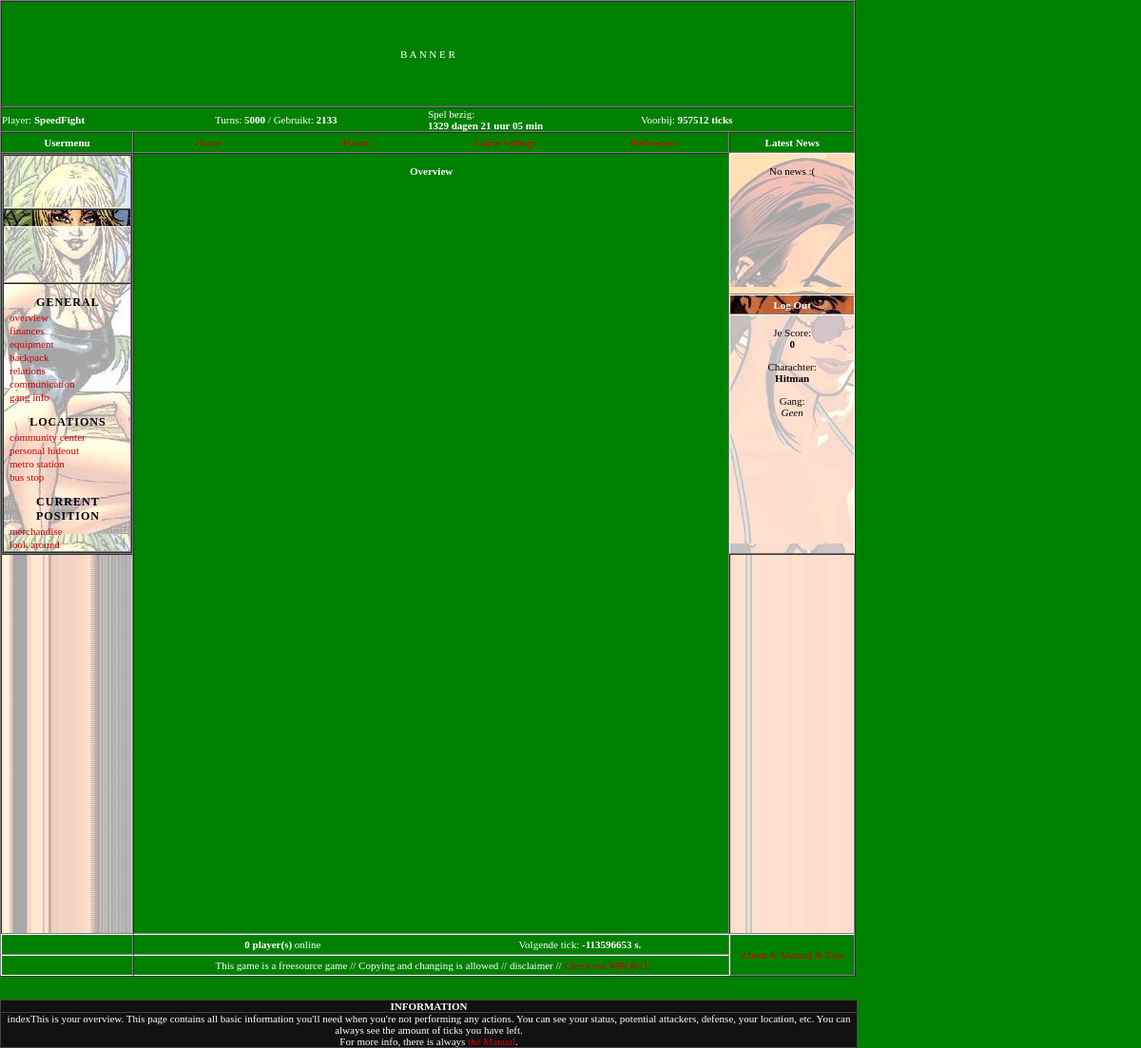
/index.php (signed in), run on the app's committed database.
### tables this page shows
CREATE TABLE `users` (
  `id` int(11) unsigned NOT NULL auto_increment,
  `username` varchar(20) NOT NULL,
  `password` varchar(32) NOT NULL,
  `email` varchar(255) default NULL,
  `activationcode` varchar(32) NOT NULL,
  `charachter_id` int(11) unsigned NOT NULL,
  `charachtername` varchar(30) NOT NULL,
  `gang_id` int(11) unsigned default NULL,
  `turns_left` int(11) unsigned NOT NULL default '0',
  `turns_used` int(11) unsigned NOT NULL default '0',
  `telefoonnummer` int(11) unsigned default NULL,
  `cash` int(11) unsigned NOT NULL default '0',
  `notebook` text NOT NULL,
  `sector_map_id` int(11) unsigned NOT NULL,
  `sector_map_location` int(11) unsigned NOT NULL,
  `maphistory` text NOT NULL,
  `weapon1` int(11) unsigned default NULL,
  `weapon2` int(11) unsigned default NULL,
  `medical` int(11) unsigned default NULL,
  `trade` int(11) unsigned default NULL,
  `communication` int(11) unsigned default NULL,
  `cloathing_feet` int(11) unsigned default NULL,
  `cloathing_legs` int(11) unsigned default NULL,
  `cloathing_torso` int(11) unsigned default NULL,
  `cloathing_hands` int(11) unsigned default NULL,
  `cloathing_head` int(11) unsigned default NULL,
  `skill_find` int(11) unsigned NOT NULL default '0',
  `skill_speed` int(11) unsigned NOT NULL default '0',
  `skill_trade` int(11) unsigned NOT NULL default '0',
  `skill_charisma` int(11) unsigned NOT NULL default '0',
  `fight_or_walk` enum('walk','fight') NOT NULL default 'walk',
  `gogame` enum('0','1') NOT NULL default '0',
  `accepted` enum('0','1') NOT NULL default '0',
  `lastip` varchar(255) NOT NULL,
  `lastlogin` int(10) unsigned NOT NULL,
  `lastaction` int(10) unsigned NOT NULL default '0',
  `signuptime` int(10) unsigned NOT NULL default '0',
  PRIMARY KEY  (`id`),
  UNIQUE KEY `charachtername` (`charachtername`),
  UNIQUE KEY `username` (`username`),
  UNIQUE KEY `email` (`email`),
  UNIQUE KEY `telefoonnummer` (`telefoonnummer`),
  KEY `charachter_id` (`charachter_id`),
  KEY `sector_map_id` (`sector_map_id`),
  KEY `sector_map_location` (`sector_map_location`)
);

CREATE TABLE `timer` (
  `id` int(11) unsigned NOT NULL auto_increment,
  `spelbegin` int(11) unsigned NOT NULL,
  `laatste` int(11) unsigned NOT NULL,
  PRIMARY KEY  (`id`)
);

### inc.functions.php (called while the page is built, shortened)
<?php
$TABLE = array(
	"users"		=> 'users',
	"gangs"		=> 'gangs',
	"sectors"	=> 'd_sectors',
	"items"		=> 'items',
	"chat"		=> 'chat',
	"timer"		=> 'timer',
	"log"		=> 'log',
);
$THISUSER = mysql_fetch_assoc(mysql_query("SELECT * FROM $TABLE[users] WHERE id='".$UID."';"));
function Verschil_In_Datum($begin,$eind)
{
	$verschil = $eind - $begin;
	if ($verschil > 3600*24)
	{
		$dagen = floor($verschil/(3600*24));
		$uur = floor(($verschil-($dagen*3600*24))/3600);
		$min = floor(($verschil - ($dagen*24*3600) - (3600*$uur))/60);
		if (strlen($min) == 1)
			$min = '0'.$min;
		$dn = ($dagen == 1) ? "dag" : "dagen";
		$tijd = $dagen . " $dn " . $uur . " uur " . $min . " min";
	}
	return $tijd;
}
?>

### inc.config.php (called while the page is built, shortened)
<?php
if ( !empty($_SESSION['gangwars']['uid']) )	$UID = $_SESSION['gangwars']['uid'];
else										$UID = NULL;
include("inc.config_values.php");
include("inc.functions.php");
?>

### inc.config_values.php (called while the page is built, shortened)
<?php
$TICK_LENGTH			= 2*60;
$CHARACHTER[1]			= "Businessman";
$CHARACHTER[2]			= "Computernerd";
$CHARACHTER[3]			= "Hitman";
$CHARACHTER[4]			= "Junkie";
$CHARACHTER[5]			= "SWAT-Officer";
?>

### login_check.php (the view, shortened to what this page needs)
<?php
$score=0;
if ( !empty($_SESSION['gangwars']['login']) )
{
	echo 'Je Score:<br>';
	echo '<b>'.$score.'</b><br>';
	echo '<br>';
	echo 'Charachter:<br>';
	echo '<b>' . $CHARACHTER[$THISUSER['charachter_id']] . '</b><br>';
	echo '<br>';
	echo 'Gang:<br>';
	if ( $THISUSER['gang_id'] )
	{
		$qGang = mysql_query("SELECT name FROM gangs WHERE id = '".$THISUSER['gang_id']."';") or die(mysql_error());
		$szGang = mysql_result($qGang, 0);
		echo '<a href="gang.php">'.$szGang.'</a>';
	}
	else
	{
		echo '<i>Geen</i>';
	}
}
?>

### inc.header.php (shortened to what this page needs)
<?php
$nu = time();
$t = mysql_fetch_array(mysql_query("SELECT * FROM $TABLE[timer] WHERE id='1'"));
$oud = $t['laatste'];
$timeleft = ($TICK_LENGTH)-($nu-$oud);
?>
<!DOCTYPE html PUBLIC "-//W3C//DTD HTML 4.01//EN">
<html>
<head>
<link rel="stylesheet" href="css/styles.css">
<link rel="stylesheet" href="css/menu.css">
</head>
<body bgcolor="green">
<table border="1" width="900" height="550" cellpadding="0" cellspacing="0" align="center">
	<tr>
		<td class="banner" align="center" colspan="3" height="110">B A N N E R</td>
	</tr>
	<tr>
		<td colspan="3">
			<table width="100%" border="0" cellspacing="0" cellpadding="5">
				<tr>
					<td width="25%"><?php echo !empty($_SESSION['gangwars']['login'])?"Player: <b>".$THISUSER['charachtername']."</b>":"<i>Niet ingelogd</i>"; ?></td>
					<td width="25%"><?php echo !empty($_SESSION['gangwars']['login'])?"Turns: <b>".$THISUSER['turns_left']."</b> / Gebruikt: <b>".$THISUSER['turns_used']."</b>":"<i>Niet ingelogd</i>"; ?></td>
					<td width="25%">Spel bezig:<br><b><?php echo Verschil_In_Datum($t['spelbegin'],time()); ?></td>
					<td width="25%">Voorbij: <b><?php echo floor((time()-$t['spelbegin'])/$TICK_LENGTH); ?> ticks</td>
				</tr>
			</table>
		</td>
	</tr>
	<tr>
		<td width="150" align="center"><b>Usermenu</b></td>
		<td width="600">
			<table border="0" cellpadding="0" cellspacing="0" height="20" width="100%">
				<tr>
					<td width="25%" align="center"><a href="./?">Home</a></td>
					<td width="25%" align="center"><a href="/www/nieuwforum/">Forum</a></td>
					<td width="25%" align="center"><a href="settings.php?">Game Settings</a></td>
					<td width="25%" align="center"><?php echo (!$UID)?"<a href=\"aanmelden.php?\">Registreer":"<a href=\"preferences.php?\">Preferences"; ?></a></td>
				</tr>
			</table>
		</td>
		<td width="150" align="center"><b>Latest News</b></td>
	</tr>
	<tr>
		<td rowspan="3" valign="top" width="150" background="images/usermenu.jpg" height="400">
			<table border="1" cellpadding="0" cellspacing="0" width="100%">
				<tr valign="middle" height="57">
					<td><font color="black"><center><b><?php echo !$THISUSER['accepted'] && $UID ? 'Je zit in de wachtkamer van het spel, sissy!' : "&nbsp;"; ?></td>
				</tr>
				<tr>
					<td height="76">&nbsp;</td>
				</tr>
				<tr>
					<td><?php require_once("inc.usermenu.php"); ?></td>
				</tr>
			</table>
		</td>
		<td rowspan="4" colspan="1" width="750" valign="top" style="overflow:auto;" align="center">

### inc.footer.php (shortened to what this page needs)
<?php
$g = time()-120;
$qUser = mysql_query("SELECT id FROM ".$TABLE['users']." WHERE lastaction >= ".$g.";") or die(mysql_error());
$iOnline = mysql_num_rows($qUser);
?>
</td>
<td height=140 valign=top class='td tdr' background="images/newsflash.jpg"><center><br>
<font color=#000000>
<?php
require_once("newsflash.php");
?>
</td>
</tr>
<tr height=20><td class='td tdr' background="images/login_title.jpg"><center><b><?php echo !empty($_SESSION['gangwars']['login'])?"<a style='color:#ffffff;' href=\"login.php?logout=1\">Log Out</a>":"Log In"; ?></td></tr>
<tr valign=top height=240>
<td class='td tdr' background="images/login.jpg"><center><br>
<font color=#000000>
<?php
require_once("login_check.php");
?>
</td>
</tr>
<tr height=400>
<td bgcolor=white background="images/usermenu_naaronder.jpg">&nbsp;</td>
<td bgcolor=white background="images/rechtsemenu_naaronder.jpg">&nbsp;</td>
</tr>
<tr valign=middle>
<td class='td'>&nbsp;</td>
<td height=20 style="border-top:solid 1px #ffffff;"><table border=0 cellpadding=0 cellspacing=0 width=100%><tr valign=middle><td width=50%><center><b><?php echo $iOnline; ?> player(s)</b> online</td><td width=50%><center>Volgende tick: <b><font id='secondsleft'><?php echo $timeleft; ?></font> s.</td></tr></table></td>
<td class='td' rowspan=2><center><a href="opzet/uitleg_en.html" target=_blank>About & Manual & Tips</td>
</tr>
<tr>
<td class='td tdb'>&nbsp;</td>
<td height=20 class='tdb' style="border-top:solid 1px #ffffff;"><center>
This game is a freesource game // Copying and changing is allowed // disclaimer // <a href="http://www.mpogd.com" target=_blank>Check out MPOGD</a>
</td>
</tr>
</table>
<br>
<br>
<table border=0 cellpadding=2 cellspacing=0 width=900 bgcolor=#111111>
<tr><td style='border:solid 1px #444444;border-bottom:none;'><center><b>INFORMATION</b></td></tr>
<tr><td style='border:solid 1px #444444;'>
<table border=0 cellpadding=4 cellspacing=0 width=900 class='information'><tr valign=><td height=1 class='information'>
<center>
<?php
$szPageName = basename($_SERVER['SCRIPT_NAME']);
if ( false !== ($pos=strrpos($szPageName, ".")) )
{
	$szPageName = substr($szPageName, 0, $pos);
}
echo $szPageName;
switch ( $szPageName )
{
	case 'index':
		echo "This is your overview. This page contains all basic information you'll need when you're not performing any actions. You can see your status, potential attackers, defense, your location, etc. You can always see the amount of ticks you have left.";
	break;
}
?><br>For more info, there is always <a href="opzet/uitleg_nl.html">the Manual</a>.</td>
</tr></table>
</td></tr></table>
</body>
</html>

### css/styles.css (style rules this page uses)
* { margin : 0; padding : 0; }
BODY,TABLE { font-family:Verdana;font-size:11px;color:#ffffff;cursor:default; }
A { text-decoration:none;color:#CC0000; }
.tdr { border-right:solid 1px #ffffff; }
.tdb { border-bottom:solid 1px #ffffff; }
.td { border-left:solid 1px #ffffff;border-top:solid 1px #ffffff; }

### data on the page
users: charachtername "SpeedFight", turns_left "5000", turns_used "2133", charachter "Hitman"

### other printed values
$title "GENERAL"
$regel[0] "overview"
$regel[0] "finances"
$regel[0] "equipment"
$regel[0] "backpack"
$regel[0] "relations"
$regel[0] "communication"
$regel[0] "gang info"
$title "LOCATIONS"
$regel[0] "community center"
$regel[0] "personal hideout"
$regel[0] "metro station"
$regel[0] "bus stop"
$title "CURRENT POSITION"
$regel[0] "merchandise"
